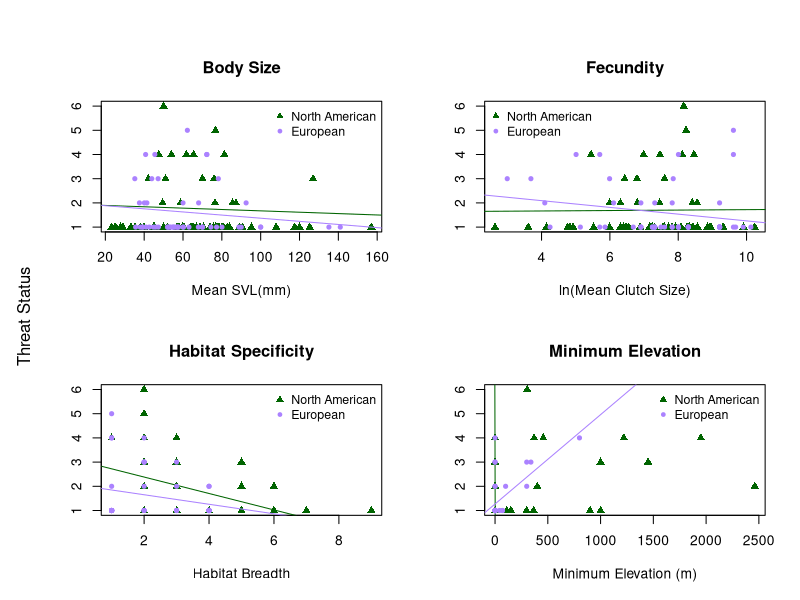
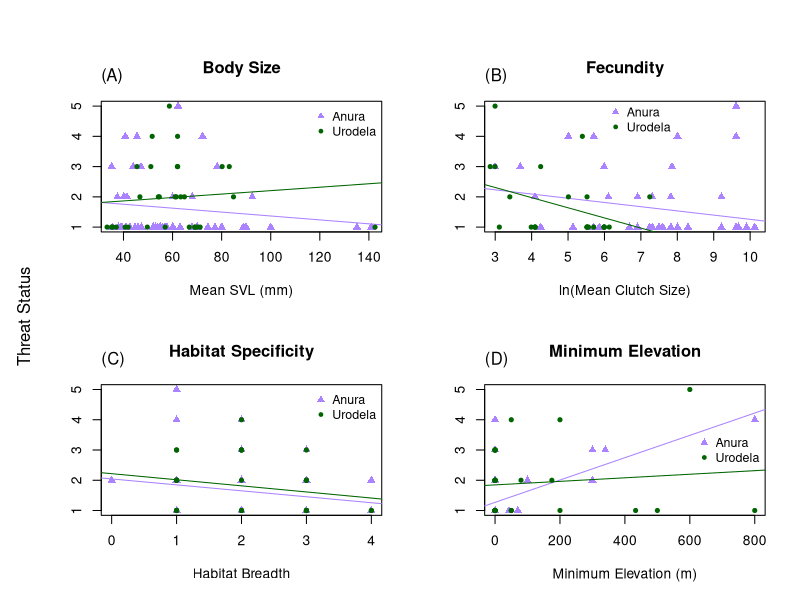

R code for these plots, in order: (Note: this script raises an error after producing the figures.)
# ENEC 395 Undergraduate Research 
# Alicia Wood
# 3/20/17
# Correlates of Extinction Risk in European and North American Amphibians



### Setting my working directory to the folder where all of my data and code are stored

setwd('~/Desktop/Extinction-Risk')

library(dplyr)
library(tidyr)



### Reading in raw data files

NAfrogs = read.table("NorthAmericanFrogs.txt", header=T, sep = '\t', quote = "\"")
NApaired = read.table("NorthAmericanFrogsPaired.txt", header=T, sep='\t', quote = "\"")
EuroAmphib = read.table("EuropeanAmphibians.txt", header=T, sep = '\t', quote = "\"", 
                        na.strings = "DD")
Taxonomy = read.table("Taxonomy.txt", header=T, sep = '\t', quote = "\"")



### Simplifying and preparing data for analysis

#Creating Habitat Breadth columns in both datasets
EuroAmphib$Forest <- apply(EuroAmphib[,c(123:131)], 1, sum)
EuroAmphib$Forest[EuroAmphib$Forest > 0] <- 1
EuroAmphib$Savanna <- apply(EuroAmphib[,c(132:133)], 1, sum)
EuroAmphib$Savanna[EuroAmphib$Savanna > 0] <- 1
EuroAmphib$Shrubland <- apply(EuroAmphib[,c(134:141)], 1, sum)
EuroAmphib$Shrubland[EuroAmphib$Shrubland > 0] <- 1
EuroAmphib$Grassland <- apply(EuroAmphib[,c(142:148)], 1, sum)
EuroAmphib$Grassland[EuroAmphib$Grassland > 0] <- 1
EuroAmphib$Wetlands <- apply(EuroAmphib[,c(149:164)], 1, sum)
EuroAmphib$Wetlands[EuroAmphib$Wetlands > 0] <- 1
EuroAmphib$RockyAreas[EuroAmphib$Habitat_RockyAreas_inland_cliffs_moutain_peaks == 1] <- 1
EuroAmphib$RockyAreas[EuroAmphib$Habitat_RockyAreas_inland_cliffs_moutain_peaks == 0] <- 0
EuroAmphib$Caves <- apply(EuroAmphib[,c(166:167)], 1, sum)
EuroAmphib$Caves[EuroAmphib$Caves > 0] <- 1
EuroAmphib$Deserts <- apply(EuroAmphib[,c(168:170)], 1, sum)
EuroAmphib$Deserts[EuroAmphib$Deserts > 0] <- 1
EuroAmphib$ArtificialTerrestrial <- apply(EuroAmphib[,c(171:176)], 1, sum)
EuroAmphib$ArtificialTerrestrial[EuroAmphib$ArtificialTerrestrial > 0] <- 1
EuroAmphib$Other[EuroAmphib$Habitat_Other_dunes == 1] <- 1
EuroAmphib$Other[EuroAmphib$Habitat_Other_dunes == 0] <- 0
EuroAmphib$HabitatBreadth <- apply(EuroAmphib[,c(255:264)], 1, sum)
NAfrogs$HabitatBreadth <- apply(NAfrogs[,c(22:33)], 1, sum)

#Condensing mean max and min Clutch Size into 1 mean Clutch Size column for NA dataset
NAfrogs$ClutchSize <- ifelse(is.na(NAfrogs$MeanClutchSize), ifelse(is.na(NAfrogs$MaxClutchSize), 
                      ifelse(is.na(NAfrogs$MinClutchSize), NA, NAfrogs$MinClutchSize),
                      ifelse(is.na(NAfrogs$MinClutchSize), NAfrogs$MaxClutchSize, 
                      rowMeans(NAfrogs[,c("MinClutchSize", "MaxClutchSize")]))), 
                      NAfrogs$MeanClutchSize)

#Simplifying NAfrogs SVL data into 1 Mean SVL column
NAfrogs$SVLunspecified <- ifelse(is.na(NAfrogs$MeanSVL_Unspecified_mm), 
                                 ifelse(is.na(NAfrogs$MaxSVL_Unspecified_mm),
                                        ifelse(is.na(NAfrogs$MinSVL_Unspecified_mm), NA, 
                                               NAfrogs$MinSVL_Unspecified_mm), 
                                        ifelse(is.na(NAfrogs$MinSVL_Unspecified_mm), 
                                               NAfrogs$MaxSVL_Unspecified_mm, 
                                               rowMeans(NAfrogs[,c("MinSVL_Unspecified_mm", 
                                                                   "MaxSVL_Unspecified_mm")]))), 
                                 NAfrogs$MeanSVL_Unspecified_mm)
NAfrogs$SVLfemale <- ifelse(is.na(NAfrogs$MeanSVL_Female_mm), 
                            ifelse(is.na(NAfrogs$MaxSVL_Female_mm), 
                                   ifelse(is.na(NAfrogs$MinSVL_Female_mm), NA, 
                                          NAfrogs$MinSVL_Female_mm), 
                                   ifelse(is.na(NAfrogs$MinSVL_Female_mm), 
                                          NAfrogs$MaxSVL_Female_mm, 
                                          rowMeans(NAfrogs[,c("MinSVL_Female_mm", 
                                                              "MaxSVL_Female_mm")]))), 
                            NAfrogs$MeanSVL_Female_mm)
NAfrogs$SVLmale <- ifelse(is.na(NAfrogs$MeanSVL_Male_mm), 
                          ifelse(is.na(NAfrogs$MaxSVL_Male_mm), 
                                 ifelse(is.na(NAfrogs$MinSVL_Male_mm), NA, 
                                        NAfrogs$MinSVL_Male_mm), 
                                 ifelse(is.na(NAfrogs$MinSVL_Male_mm), NAfrogs$MaxSVL_Male_mm, 
                                        rowMeans(NAfrogs[,c("MinSVL_Male_mm", 
                                                            "MaxSVL_Male_mm")]))), 
                          NAfrogs$MeanSVL_Male_mm)
NAfrogs$SVLMFmean <- rowMeans(NAfrogs[,c("SVLfemale", "SVLmale")])
NAfrogs$SVL <- ifelse(!is.na(NAfrogs$SVLunspecified) & !is.na(NAfrogs$SVLfemale) & 
                        !is.na(NAfrogs$SVLmale), rowMeans(NAfrogs[,c("SVLunspecified", 
                                                                     "SVLMFmean")]), 
                      ifelse(is.na(NAfrogs$SVLunspecified), 
                             ifelse(is.na(NAfrogs$SVLfemale), 
                                    ifelse(is.na(NAfrogs$SVLmale), NA, NAfrogs$SVLmale), 
                                    ifelse(is.na(NAfrogs$SVLmale), NAfrogs$SVLfemale, 
                                           NAfrogs$SVLMFmean)), NAfrogs$SVLunspecified))



### Organizing Threat Data

# Creating Continuous Threat Status Values in European Dataset
EuroAmphib$threat[EuroAmphib$IUCN_Status_LeastConcern == 1] <- 1
EuroAmphib$threat[EuroAmphib$IUCN_Status_NearThreatened == 1] <- 2
EuroAmphib$threat[EuroAmphib$IUCN_Status_Vulnerable == 1] <- 3
EuroAmphib$threat[EuroAmphib$IUCN_Status_Endangered == 1] <- 4
EuroAmphib$threat[EuroAmphib$IUCN_Status_CriticallyEndangered == 1] <- 5
# Creating Threat status ordinal values
threat = data.frame(IUCN_Threat_Status = c('LC', 'NT', 'VU', 'EN', 'CR', 'EW'),
                    threat = 1:6)



### Joining in taxonomy and threat datasets

NAfrogs <- merge(NAfrogs, Taxonomy, by = "SpeciesName") %>% left_join(threat)
EuroAmphib <- merge(EuroAmphib, Taxonomy, by = "SpeciesName")



### Dividing European dataset into Anura and Urodela order datasets

Efrogs <- EuroAmphib[EuroAmphib$Order == 'Anura',]
Esalamanders <- EuroAmphib[EuroAmphib$Order == 'Urodela',]



##### Plots and Linear Models



## North American and European Anura Comparison
pdf('plots/NA_Eur_anura.pdf', height = 8, width = 10)
par(mfrow=c(2,2), oma = c(0,2,2,0))
# SVL
plot(NAfrogs$SVL, NAfrogs$threat, xlab = "Mean SVL(mm)", ylab = "", 
     main = "Body Size", col = "darkgreen", pch = 17)
lm_svl_na = lm(NAfrogs$threat ~ NAfrogs$SVL)
abline(lm_svl_na, col = "darkgreen")
summary(lm_svl_na)
points(Efrogs$SVL_Unspecified_mm, Efrogs$threat, 
       col = "mediumpurple1", pch = 20)
lm_svl_e = lm(Efrogs$threat ~ Efrogs$SVL_Unspecified_mm)
abline(lm_svl_e, col = "mediumpurple1")
summary(lm_svl_e)
legend("topright", c("North American", "European"), pch = c(17,20), 
       col = c("darkgreen", "mediumpurple1"), cex = 0.9, bty = "n")
# Clutch Size
plot(log(NAfrogs$ClutchSize), NAfrogs$threat, xlab = "ln(Mean Clutch Size)", ylab = "", 
     main = "Fecundity", col = "darkgreen", pch = 17)
lm_cs_na = lm(NAfrogs$threat ~ log(NAfrogs$ClutchSize))
abline(lm_cs_na, col = "darkgreen")
summary(lm_cs_na)
points(log(Efrogs$Number_of_eggs_or_offspring), Efrogs$threat, 
       col = "mediumpurple1", pch = 20)
lm_cs_e = lm(Efrogs$threat ~ log(Efrogs$Number_of_eggs_or_offspring))
abline(lm_cs_e, col = "mediumpurple1")
summary(lm_cs_e)
legend("topleft", c("North American", "European"), pch = c(17,20), 
       col = c("darkgreen", "mediumpurple1"), cex = 0.9, bty = "n")
# Habitat Breadth
plot(NAfrogs$HabitatBreadth, NAfrogs$threat, xlab = "Habitat Breadth", ylab = "", 
     main = "Habitat Specificity", col = "darkgreen", pch = 17)
lm_hb_na = lm(NAfrogs$threat ~ NAfrogs$HabitatBreadth)
abline(lm_hb_na, col = "darkgreen")
summary(lm_hb_na)
points(Efrogs$HabitatBreadth, Efrogs$threat, 
       col = "mediumpurple1", pch = 20)
lm_hb_e = lm(Efrogs$threat ~ Efrogs$HabitatBreadth)
abline(lm_hb_e, col = "mediumpurple1")
summary(lm_hb_e)
legend("topright", c("North American", "European"), pch = c(17,20), 
       col = c("darkgreen", "mediumpurple1"), cex = 0.9, bty = "n")
# Minimum Elevation
plot(NAfrogs$MinElevation_m, NAfrogs$threat, xlab = "Minimum Elevation (m)", 
     ylab = "", main = "Minimum Elevation", 
     col = "darkgreen", pch = 17)
lm_me_na = lm(NAfrogs$threat ~ NAfrogs$MinElevation_m)
abline(lm_me_na, col = "darkgreen")
summary(lm_me_na)
points(Efrogs$Altitude_min, Efrogs$threat, col = "mediumpurple1", pch = 20)
lm_me_e = lm(Efrogs$threat ~ Efrogs$Altitude_min)
abline(lm_me_e, col = "mediumpurple1")
summary(lm_me_e)
legend("topright", c("North American", "European"), pch = c(17,20), 
       col = c("darkgreen", "mediumpurple1"), cex = 0.9, bty = "n")
mtext("Threat Status", side = 2, outer = TRUE)
dev.off()

# Multi-Variable Linear Model North American Frogs
Multi_lm_na = lm(NAfrogs$threat ~ NAfrogs$SVL + NAfrogs$ClutchSize + 
                   NAfrogs$HabitatBreadth + NAfrogs$MinElevation_m)
summary(Multi_lm_na)
# Multi-Variable Linear Model European Frogs
Multi_lm_e = lm(Efrogs$threat ~ Efrogs$SVL_Unspecified_mm + 
                  Efrogs$Number_of_eggs_or_offspring + 
                  Efrogs$HabitatBreadth + Efrogs$Altitude_min)
summary(Multi_lm_e)


## European Anura and Urodela Comparison
pdf('plots/EurF_EurS.pdf', height = 8, width = 10)
par(mfrow=c(2,2), oma = c(0,2,2,0))
# SVL
plot(Efrogs$SVL_Unspecified_mm, Efrogs$threat, xlab = "Mean SVL (mm)", ylab = "", 
     col = "mediumpurple1", main = "Body Size", pch = 17)
lm_svl_f = lm(Efrogs$threat ~ Efrogs$SVL_Unspecified_mm)
abline(lm_svl_f, col = "mediumpurple1")
summary(lm_svl_f)
points(Esalamanders$SVL_Unspecified_mm, Esalamanders$threat, 
       col = "darkgreen", pch = 20)
lm_svl_s = lm(Esalamanders$threat ~ Esalamanders$SVL_Unspecified_mm)
abline(lm_svl_s, col = "darkgreen")
summary(lm_svl_s)
legend("topright", c("Anura", "Urodela"), pch = c(17,20), 
       col = c("mediumpurple1", "darkgreen"), cex = 0.9, bty = "n")
mtext("(A)", 3, adj = 0, line = 1)
# Clutch Size
plot(log(Efrogs$Number_of_eggs_or_offspring), Efrogs$threat, xlab = "ln(Mean Clutch Size)", 
     ylab = "", col = "mediumpurple1", main = "Fecundity", pch = 17)
lm_cs_f = lm(Efrogs$threat ~ log(Efrogs$Number_of_eggs_or_offspring))
abline(lm_cs_f, col = "mediumpurple1")
summary(lm_cs_f)
points(log(Esalamanders$Number_of_eggs_or_offspring), Esalamanders$threat, 
       col = "darkgreen", pch = 20)
lm_cs_s = lm(Esalamanders$threat ~ log(Esalamanders$Number_of_eggs_or_offspring))
abline(lm_cs_s, col = "darkgreen")
summary(lm_cs_s)
legend(6,5.3, c("Anura", "Urodela"), pch = c(17,20), 
       col = c("mediumpurple1", "darkgreen"), cex = 0.9, bty = "n")
mtext("(B)", 3, adj = 0, line = 1)
# Habitat Breadth
plot(Efrogs$HabitatBreadth, Efrogs$threat, xlab = "Habitat Breadth", 
     ylab = "", col = "mediumpurple1", main = "Habitat Specificity", pch = 17)
lm_hb_f = lm(Efrogs$threat ~ Efrogs$HabitatBreadth)
abline(lm_hb_f, col = "mediumpurple1")
summary(lm_hb_f)
points(Esalamanders$HabitatBreadth, Esalamanders$threat, 
       col = "darkgreen", pch = 20)
lm_hb_s = lm(Esalamanders$threat ~ Esalamanders$HabitatBreadth)
abline(lm_hb_s, col = "darkgreen")
summary(lm_hb_s)
legend("topright", c("Anura", "Urodela"), pch = c(17,20), 
       col = c("mediumpurple1", "darkgreen"), cex = 0.9, bty = "n")
mtext("(C)", 3, adj = 0, line = 1)
# Minimum Elevation
plot(Efrogs$Altitude_min, Efrogs$threat, xlab = "Minimum Elevation (m)", 
     ylab = "", col = "mediumpurple1", 
     main = "Minimum Elevation", pch = 17)
lm_me_f = lm(Efrogs$threat ~ Efrogs$Altitude_min)
abline(lm_me_f, col = "mediumpurple1")
summary(lm_me_f)
points(Esalamanders$Altitude_min, Esalamanders$threat, 
       col = "darkgreen", pch = 20)
lm_me_s = lm(Esalamanders$threat ~ Esalamanders$Altitude_min)
abline(lm_me_s, col = "darkgreen")
summary(lm_me_s)
legend("right", c("Anura", "Urodela"), pch = c(17,20), 
       col = c("mediumpurple1", "darkgreen"), cex = 0.9, bty = "n")
mtext("(D)", 3, adj = 0, line = 1)
mtext("Threat Status", outer = TRUE, side = 2)
dev.off()

# Multi-Variable Linear Model European Frogs
Multi_lm_e = lm(Efrogs$threat ~ Efrogs$SVL_Unspecified_mm + 
                  Efrogs$Number_of_eggs_or_offspring + 
                  Efrogs$HabitatBreadth + Efrogs$Altitude_min)
summary(Multi_lm_e)
# Multi-Variable Linear Model European Frogs
Multi_lm_s = lm(Esalamanders$threat ~ Esalamanders$SVL_Unspecified_mm + 
                  Esalamanders$Number_of_eggs_or_offspring + 
                  Esalamanders$HabitatBreadth + 
                  Esalamanders$Altitude_min)
summary(Multi_lm_s)



#### Paired Analysis


#preparing the paired dataset
NApaired$HabitatBreadth1 <- apply(NApaired[,c(24:35)], 1, sum)
NApaired$HabitatBreadth2 <- apply(NApaired[,c(63:74)], 1, sum)

NApaired$ClutchSize1 <- ifelse(is.na(NApaired$MeanClutchSize1), 
                               ifelse(is.na(NApaired$MaxClutchSize1), 
                                      ifelse(is.na(NApaired$MinClutchSize1), NA, 
                                             NApaired$MinClutchSize1), 
                                      ifelse(is.na(NApaired$MinClutchSize1), 
                                             NApaired$MaxClutchSize1, 
                                             rowMeans(NApaired[,c("MinClutchSize1", 
                                                                  "MaxClutchSize1")]))), 
                               NApaired$MeanClutchSize1)
NApaired$ClutchSize2 <- ifelse(is.na(NApaired$MeanClutchSize2), 
                               ifelse(is.na(NApaired$MaxClutchSize2), 
                                      ifelse(is.na(NApaired$MinClutchSize2), NA, 
                                             NApaired$MinClutchSize2), 
                                      ifelse(is.na(NApaired$MinClutchSize2), 
                                             NApaired$MaxClutchSize2, 
                                             rowMeans(NApaired[,c("MinClutchSize2", 
                                                                  "MaxClutchSize2")]))), 
                               NApaired$MeanClutchSize2)

NApaired$SVLunspecified1 <- ifelse(is.na(NApaired$MeanSVL_Unspecified_mm1), 
                                   ifelse(is.na(NApaired$MaxSVL_Unspecified_mm1), 
                                          ifelse(is.na(NApaired$MinSVL_Unspecified_mm1), NA, 
                                                 NApaired$MinSVL_Unspecified_mm1), 
                                          ifelse(is.na(NApaired$MinSVL_Unspecified_mm1), 
                                                 NApaired$MaxSVL_Unspecified_mm1, 
                                                 rowMeans(NApaired[,c("MinSVL_Unspecified_mm1", 
                                                                      "MaxSVL_Unspecified_mm1")]))), 
                                   NApaired$MeanSVL_Unspecified_mm1)
NApaired$SVLfemale1 <- ifelse(is.na(NApaired$MeanSVL_Female_mm1), 
                              ifelse(is.na(NApaired$MaxSVL_Female_mm1), 
                                     ifelse(is.na(NApaired$MinSVL_Female_mm1), NA, 
                                            NApaired$MinSVL_Female_mm1), 
                                     ifelse(is.na(NApaired$MinSVL_Female_mm1), 
                                            NApaired$MaxSVL_Female_mm1, 
                                            rowMeans(NApaired[,c("MinSVL_Female_mm1", 
                                                                 "MaxSVL_Female_mm1")]))), 
                              NApaired$MeanSVL_Female_mm1)
NApaired$SVLmale1 <- ifelse(is.na(NApaired$MeanSVL_Male_mm1), 
                            ifelse(is.na(NApaired$MaxSVL_Male_mm1), 
                                   ifelse(is.na(NApaired$MinSVL_Male_mm1), NA, 
                                          NApaired$MinSVL_Male_mm1), 
                                   ifelse(is.na(NApaired$MinSVL_Male_mm1), 
                                          NApaired$MaxSVL_Male_mm1, 
                                          rowMeans(NApaired[,c("MinSVL_Male_mm1", 
                                                               "MaxSVL_Male_mm1")]))), 
                            NApaired$MeanSVL_Male_mm1)
NApaired$SVLMFmean1 <- rowMeans(NApaired[,c("SVLfemale1", "SVLmale1")])
NApaired$SVL1 <- ifelse(!is.na(NApaired$SVLunspecified1) & !is.na(NApaired$SVLfemale1) & 
                          !is.na(NApaired$SVLmale1),
                        rowMeans(NApaired[,c("SVLunspecified1", "SVLMFmean1")]), 
                        ifelse(is.na(NApaired$SVLunspecified1), 
                               ifelse(is.na(NApaired$SVLfemale1), 
                                      ifelse(is.na(NApaired$SVLmale1), NA, 
                                             NApaired$SVLmale1), 
                                      ifelse(is.na(NApaired$SVLmale1), 
                                             NApaired$SVLfemale1, NApaired$SVLMFmean1)), 
                               NApaired$SVLunspecified1))
NApaired$SVLunspecified2 <- ifelse(is.na(NApaired$MeanSVL_Unspecified_mm2), 
                                   ifelse(is.na(NApaired$MaxSVL_Unspecified_mm2), 
                                          ifelse(is.na(NApaired$MinSVL_Unspecified_mm2), NA, 
                                                 NApaired$MinSVL_Unspecified_mm2), 
                                          ifelse(is.na(NApaired$MinSVL_Unspecified_mm2), 
                                                 NApaired$MaxSVL_Unspecified_mm2, 
                                                 rowMeans(NApaired[,c("MinSVL_Unspecified_mm2", 
                                                                      "MaxSVL_Unspecified_mm2")]))), 
                                   NApaired$MeanSVL_Unspecified_mm2)
NApaired$SVLfemale2 <- ifelse(is.na(NApaired$MeanSVL_Female_mm2), 
                              ifelse(is.na(NApaired$MaxSVL_Female_mm2), 
                                     ifelse(is.na(NApaired$MinSVL_Female_mm2), NA, 
                                            NApaired$MinSVL_Female_mm2), 
                                     ifelse(is.na(NApaired$MinSVL_Female_mm2), 
                                            NApaired$MaxSVL_Female_mm2, 
                                            rowMeans(NApaired[,c("MinSVL_Female_mm2", 
                                                                 "MaxSVL_Female_mm2")]))), 
                              NApaired$MeanSVL_Female_mm2)
NApaired$SVLmale2 <- ifelse(is.na(NApaired$MeanSVL_Male_mm2), 
                            ifelse(is.na(NApaired$MaxSVL_Male_mm2), 
                                   ifelse(is.na(NApaired$MinSVL_Male_mm2), NA, 
                                          NApaired$MinSVL_Male_mm2), 
                                   ifelse(is.na(NApaired$MinSVL_Male_mm2), 
                                          NApaired$MaxSVL_Male_mm2, 
                                          rowMeans(NApaired[,c("MinSVL_Male_mm2", 
                                                               "MaxSVL_Male_mm2")]))), 
                            NApaired$MeanSVL_Male_mm2)
NApaired$SVLMFmean2 <- rowMeans(NApaired[,c("SVLfemale2", "SVLmale2")])
NApaired$SVL2 <- ifelse(!is.na(NApaired$SVLunspecified2) & !is.na(NApaired$SVLfemale2) & 
                          !is.na(NApaired$SVLmale2), 
                        rowMeans(NApaired[,c("SVLunspecified2", "SVLMFmean2")]), 
                        ifelse(is.na(NApaired$SVLunspecified2), 
                               ifelse(is.na(NApaired$SVLfemale2), 
                                      ifelse(is.na(NApaired$SVLmale2), NA, 
                                             NApaired$SVLmale2), 
                                      ifelse(is.na(NApaired$SVLmale2), NApaired$SVLfemale2, 
                                             NApaired$SVLMFmean2)), NApaired$SVLunspecified2))


## Wilcoxon Tests
wilcox.test(NApaired$SVL1, NApaired$SVL2, paired = TRUE)
wilcox.test(NApaired$ClutchSize1, NApaired$ClutchSize2, paired = TRUE)
wilcox.test(NApaired$HabitatBreadth1, NApaired$HabitatBreadth2, paired = TRUE)
wilcox.test(NApaired$MinElevation_m1, NApaired$MinElevation_m2, paired = TRUE)

## Creating Ratio Columns
NApaired$SVLratio = NApaired$SVL1 / NApaired$SVL2
NApaired$ClutchSizeratio = NApaired$ClutchSize1 / NApaired$ClutchSize2
NApaired$HabitatBreadthratio = NApaired$HabitatBreadth1 / NApaired$HabitatBreadth2
NApaired$MinElevationratio = (NApaired$MinElevation_m1 + 1) / (NApaired$MinElevation_m2 + 1)

## Paired Ratio Boxplots
pdf('plots/pairedratio.pdf', height = 8, width = 10)
boxplot(log(NApaired[, c('SVLratio', 'ClutchSizeratio', 
                     'HabitatBreadthratio', "MinElevationratio")]), 
        names = c("Mean SVL (mm)", "Mean Clutch Size", 
                  "Habitat Breadth", "Minimum Elevation (m)"))
abline(h=0, col = "blue")
text(x=1, y=4, labels = "P = 0.417")
text(x=2, y=4, labels = "P = 0.073")
text(x=3, y=4, labels = "P = 0.023")
text(x=4, y=4, labels = "P = 0.018")
dev.off()
